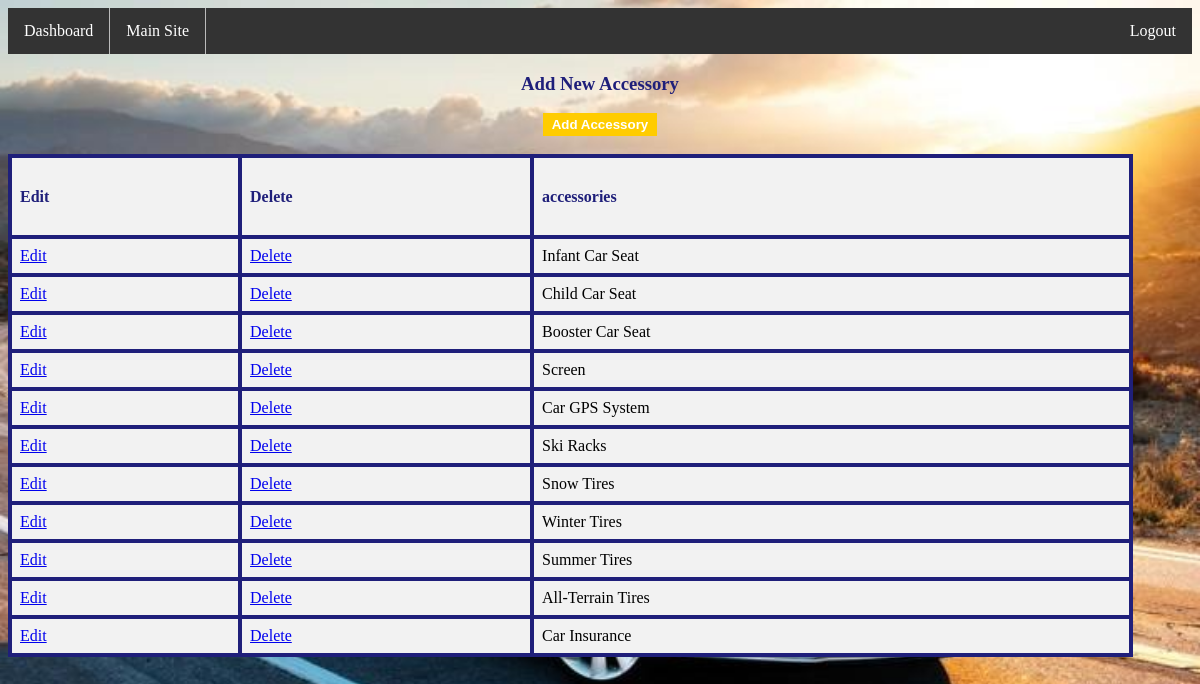
Page /carAccessories.php (signed in) on the committed database.
### tables this page shows
CREATE TABLE `accessories` (
  `id` smallint(5) UNSIGNED NOT NULL,
  `accessory` varchar(20) NOT NULL COMMENT 'e.g. child seat, GPS',
  `daily_rental_price` decimal(6,3) NOT NULL,
  `available_qty` int(11) NOT NULL,
  `reserved_qty` int(11) NOT NULL COMMENT 'quantities used in ongoing reservations',
  `total_qty` int(11) NOT NULL,
  `created_at` timestamp NOT NULL DEFAULT CURRENT_TIMESTAMP,
  `updated_at` timestamp NOT NULL DEFAULT '0000-00-00 00:00:00'
);

### Database.php (called while the page is built, shortened)
<?php
class Database
{
    public $dblink = null;
    public function connect()
    {
        $this->dblink = mysqli_connect(
            '10.31.40.60', '20900029', '20900029', '20900029'
        )
        or die('CAN NOT CONNECT');
    }
    public function multiFetch($sql)
    {
        $result = [];
        $counter = 0;
        if ($sql != null || $sql != '') {
            if ($res = mysqli_query($this->dblink, $sql)) {
                while ($obj = mysqli_fetch_object($res)) {
                    $result[$counter] = $obj;
                    $counter++;
                }
            } else {
                var_dump(mysqli_error($this->dblink));
            }
            return $result;
        }
    }
}

### carAccessories.php (the view, shortened to what this page needs)
<!DOCTYPE html>
<html>
    <head>
    </head>
    <body>
        <?php
        include_once 'Database.php';
        include_once 'AdminHeader.php';
        $q = "Select * from  accessories;";
        $db = new Database();
        $data = $db->multiFetch($q);
          ?>
         <form>
             <center>  <h3>Add New Accessory </h3><input type="button" class="Button SubButton" value="Add Accessory" onclick="window.location.href='AddAccessory.php'" /></center>
</form>
<?php
        if (!empty($data)) {
            $row_cnt = count($data);
            if ($row_cnt == 0) {
                echo '<br>';
                echo '<p>sorry no data found</p>';
            } else {
                $table = '<table class="CSSTableGenerator" width="95%">' .
                        '<tr bgcolor="#f2f2f2">
                      <td><h4>Edit</h4></td>
                      <td><h4>Delete</h4></td>
                     <td><h4>accessories</h4></td>';
                $bg = '#f2f2f2';
                for ($i = 0; $i < $row_cnt; $i++) {
                    $bg = ($bg == '#f2f2f2' ? '#f2f2f2' : '#f2f2f2');
                    $table .= '<tr bgcolor="' . $bg . '">
                        <td><a href="EditAccessory.php?id=' .  $data[$i]->id . '">Edit</a></td>
                            <td><a href="DeleteAccessory.php?id=' .  $data[$i]->id . '">Delete</a></td>
                          <td>' . $data[$i]->accessory. '</td>';
                }
                $table .= '</table>';
                echo $table;
            }
        }
        else {
            echo '<p class="error"> Oh dear. There was an error</p>';
        }
        ?>
    </body>
</html>

### css/cars.css (style rules this page uses)
body { background-image: url(../images/back.jpg); background-repeat: no-repeat; background-size: 100%; }
h3 { color: #1f1f7a; }
h4 { color: #1f1f7a; font-size: 16px; }
h4 { font-size: 16px; }
.SubButton { background-color: #ffcc00; color: white; border: 3px solid #ffcc00; font-weight: bold; }

### carAccessories.php (style rules this page uses)
table,th,td { border: 4px solid #1f1f7a; border-collapse: collapse; padding: 8px; border-spacing: 10px; }

### rows in the picture
accessories: accessory "Infant Car Seat"
accessories: accessory "Child Car Seat"
accessories: accessory "Booster Car Seat"
accessories: accessory "Screen"
accessories: accessory "Car GPS System"
accessories: accessory "Ski Racks"
accessories: accessory "Snow Tires"
accessories: accessory "Winter Tires"
accessories: accessory "Summer Tires"
accessories: accessory "All-Terrain Tires"
accessories: accessory "Car Insurance"
